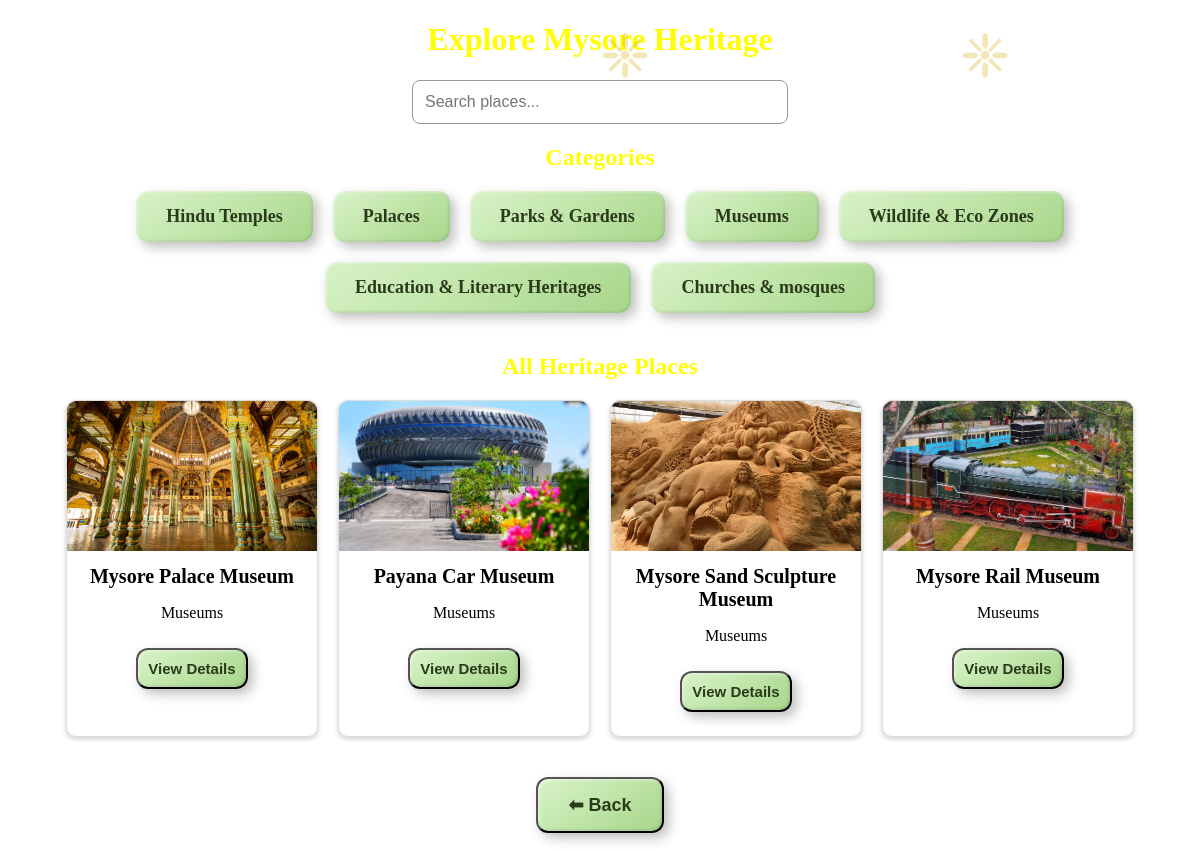
The page /heritage/category/Museums/ on the database its author committed.
### Heritagedb/models.py (models this page shows, shortened)
class Category(models.Model):
    heritage_id=models.AutoField(primary_key=True)
    name=models.CharField(max_length=200)

class Heritage(models.Model):
    name = models.CharField(max_length=200)
    category = models.ForeignKey(Category, on_delete=models.CASCADE)
    description = models.TextField()
    image = models.ImageField(upload_to='heritage_images/', blank=True, null=True)
    timings = models.TextField(max_length=500,blank=True,null=True)
    entry_fee = models.TextField()
    established_year = models.IntegerField(blank=True, null=True)

### MysoreHeritage/views.py (the view)
# urls.py: path('heritage/category/<str:category_name>/', views.category_filter, name='category_filter'),
def category_filter(request, category_name):
    category_name = category_name.strip()   # remove side spaces
    categories = Category.objects.all()
    selected_category = get_object_or_404(
        Category,
        name__iexact=category_name  # case-insensitive match
    )
    places = Heritage.objects.filter(category=selected_category)
    return render(request, 'heritage_list.html', {
        'categories': categories,
        'places': places,
        'selected_category': selected_category
    })

### templates/heritage_list.html (shortened to what this page needs)
<!DOCTYPE html>
<html lang="en">
  <head>
  </head>
  <body>
    <center>
      <h1 style="font-family: Georgia, 'Times New Roman', Times, serif;color:yellow">
        Explore Mysore Heritage
      </h1>
      <div class="search-box">
        <form method="GET">
          <input
            type="text"
            name="search"
            placeholder="Search places..."
            value="{{ request.GET.search }}"
          />
        </form>
      </div>
      <h2 style="font-family: Georgia, 'Times New Roman', Times, serif;color:yellow">
        Categories
      </h2>
      <div class="category-container">
        {% for cat in categories %}
        <a href="/heritage/category/{{ cat.name }}/">
          <div class="category-card">{{ cat.name }}</div>
        </a>
        {% endfor %}
      </div>
      <h2 style="font-family: Georgia, 'Times New Roman', Times, serif;color:yellow">
        All Heritage Places
      </h2>
      <div class="places-container">
        {% for place in places %}
        <div class="place-card">
          {% if place.image %}
          <img src="{{ place.image.url }}" alt="{{ place.name }}" />
          {% else %}
          <img src="https://via.placeholder.com/250x150" alt="No Image" />
          {% endif %}
          <div class="place-info">
            <h3>{{ place.name }}</h3>
            <p>{{ place.category.name }}</p>
          </div>
          <a href="{% url 'heritage_detail' pk=place.id %}">
            <button class="view">View Details</button>
          </a>
        </div>
        {% endfor %}
      </div>
      <a href="/heritage_list/">
        <button class="category-card">⬅ Back</button>
      </a>
    </center>
  </body>
</html>

### templates/heritage_list.html (style rules this page uses)
body::before { content: ""; position: fixed; top: 0; left: 0; width: 100%; height: 100%; background-image: url('https://images.unsplash.com/photo-1559554735-25c40644c2cd?w=600&auto=format&fit=crop&q=60&ixlib=rb-4.1.0&ixid=M3wxMjA3fDB8MHxzZWFyY2h8MTh8fG15c29yZSUyMHBhbGFjZXxlbnwwfHwwfHx8MA%3D%3D'); background-size: cover; background-position: center; background-repeat: no-repeat; opacity: 0.8; z-index: -1; }
.category-container, .places-container { display: flex; gap: 20px; flex-wrap: wrap; margin-bottom: 40px; justify-content: center; }
.category-card { padding: 15px 30px; background: linear-gradient(145deg, #d8f3c8, #a7d68a); color: #2b3a1a; border-radius: 12px; cursor: pointer; font-size: 18px; font-weight: bold; transition: 0.3s; box-shadow: 5px 5px 12px rgba(0, 0, 0, 0.25), -3px -3px 8px rgba(255, 255, 255, 0.9), inset 1px 1px 3px rgba(255, 255, 255, 0.6), inset -1px -1px 3px rgba(0, 0, 0, 0.15); }
.place-card { background: white; border: 1px solid #ddd; border-radius: 10px; }
.place-card { width: 250px; height: 335px; border: 1px solid #ddd; border-radius: 10px; overflow: hidden; box-shadow: 0 2px 5px rgba(0, 0, 0, 0.2); transition: 0.3s; }
.place-card img { width: 100%; height: 150px; object-fit: cover; }
.place-info { padding: 10px; }
.place-info h3 { margin: 0; font-size: 20px; }
a { text-decoration: none; color: black; }
.search-box input { padding: 12px; width: 350px; font-size: 16px; border-radius: 8px; border: 1px solid #999; }
.category-card { animation: slideIn 0.7s ease forwards; opacity: 0; }
.view { padding: 10px 10px; background: linear-gradient(145deg, #d8f3c8, #a7d68a); color: #2b3a1a; border-radius: 12px; cursor: pointer; font-size: 15px; font-weight: bold; transition: 0.3s; box-shadow: 5px 5px 12px rgba(0, 0, 0, 0.25), -3px -3px 8px rgba(255, 255, 255, 0.9), inset 1px 1px 3px rgba(255, 255, 255, 0.6), inset -1px -1px 3px rgba(0, 0, 0, 0.15); }

### rows shown on the page
Category: name "Hindu Temples"
Category: name "Palaces"
Category: name "Parks & Gardens"
Category: name "Museums"
Category: name "Wildlife & Eco Zones"
Category: name "Education & Literary Heritages"
Category: name "Churches & mosques"
Heritage: image (picture), name "Mysore Palace Museum", category.name "Museums"
Heritage: image (picture), name "Payana Car Museum", category.name "Museums"
Heritage: image (picture), name "Mysore Sand Sculpture Museum", category.name "Museums"
Heritage: image (picture), name "Mysore Rail Museum", category.name "Museums"
